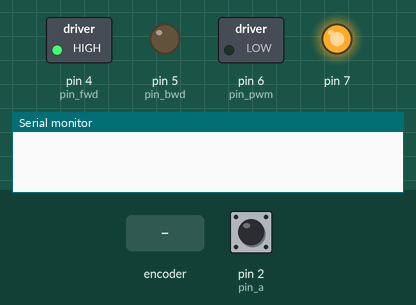
The sketch below on a simulated Arduino Uno, built with avr-gcc and run on an emulated ATmega328P. Parts: switched loads named in the sketch (green lamp = pin HIGH), output pins drawn as LEDs (lit = HIGH), the last lines printed to the serial monitor. The inputs (shaded band) are chosen by the test bench; at power-on: pin 2 (pin_a) HIGH.

Above: at 0.1 s.
At 2.0 s:
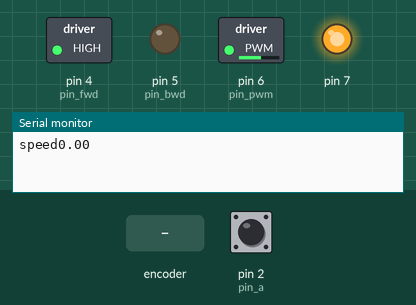
2.1 s: rotary encoder on pin 2 (pin_a) / pin 3 (pin_b) turned 1 step (first pin leading)
At 4.7 s:
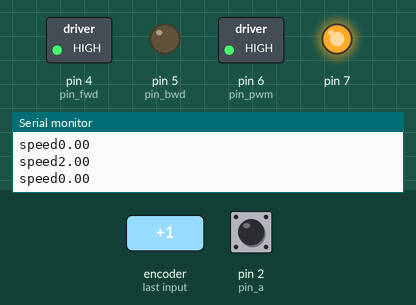
Timing chart, 0 to 6.2 s (numbered marks = the images above; inputs shaded):
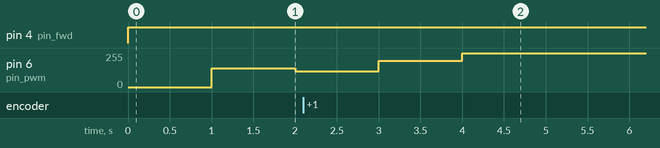

The sketch:

speed_control.ino
```cpp
/*********************************************************************

Code for controlling and maintaining the speed of a motor using PID
control.

Author: Yash Rao
Date: 7/8/17

*********************************************************************/

#define pin_a 2   //for encoder pulse A
#define pin_b 3   //for encoder pulse B
#define pin_fwd 4 //for H-bridge: run motor forward
#define pin_bwd 5 //for H-bridge: run motor backward
#define pin_pwm 6 //for H-bridge: motor speed

int timer1_counter;  //for timer
int encoder = 0, totalPulse=0;
int m_direction = 0;
int set_speed = 100, pwm_pulse = 100;
float pv_speed = 0, e_speed = 0, e_speed_pre = 0, e_speed_sum = 0;
bool motor_start = 1;
float kp = 0.4, ki = 0.8, kd = 1;
String mySt = "n";

void setup() {
  pinMode(pin_a,INPUT_PULLUP);
  pinMode(pin_b,INPUT_PULLUP);
  pinMode(pin_fwd,OUTPUT);
  pinMode(pin_bwd,OUTPUT);
  pinMode(pin_pwm,OUTPUT);
  pinMode(7,OUTPUT);
  attachInterrupt(0, detect_a, RISING);
  digitalWrite(7,HIGH);
  // start serial port at 9600 bps:
  Serial.begin(9600);

  //timer setup
  noInterrupts();           // disable all interrupts
  TCCR1A = 0;
  TCCR1B = 0;
  timer1_counter = 3036;    // preload timer 65536-16MHz/256/2Hz

  TCNT1 = timer1_counter;   // preload timer
  TCCR1B |= (1 << CS12);    // 256 prescaler
  TIMSK1 |= (1 << TOIE1);   // enable timer overflow interrupt
  interrupts();             // enable all interrupts

  while (!Serial) {
    ; // wait for serial port to connect. Needed for native USB port only
  }
}
/********************************************************************/

/***********************Interrupt routine****************************/
void detect_a() {
   encoder+=1;                           //increasing encoder at new pulse
   totalPulse+=1;
   m_direction = 0; //digitalRead(pin_b);    //read direction of motor
   //Serial.println(encoder);
 }

 ISR(TIMER1_OVF_vect)                    // interrupt service routine - tick every 1sec
 {
   TCNT1 = timer1_counter;               // set timer
   pv_speed = 2*encoder;                 //calculate motor speed, unit is rpm
   encoder=0;
   //print out speed
   if (Serial.available() <= 0)
   {
     Serial.print("speed");
     Serial.println(pv_speed);           //Print speed (rpm) value to Visual Studio
   }
   //PID program
   if (motor_start){
     e_speed = set_speed - pv_speed;
     pwm_pulse = e_speed*kp + e_speed_sum*ki + (e_speed - e_speed_pre)*kd;
     e_speed_pre = e_speed;             //save last (previous) error
     e_speed_sum += e_speed;            //sum of error
     if (e_speed_sum >4000) e_speed_sum = 4000;
     if (e_speed_sum <-4000) e_speed_sum = -4000;
   }
   else{
     e_speed = 0;
     e_speed_pre = 0;
     e_speed_sum = 0;
     pwm_pulse = 0;
   }

  //update new speed
   if (pwm_pulse < 255 & pwm_pulse > 0)
   {
     analogWrite(pin_pwm,pwm_pulse);  //set motor speed
   }
   else
   {
     if (pwm_pulse>255)
     {
       analogWrite(pin_pwm,255);
     }
     else
     {
       analogWrite(pin_pwm,0);
     }
   }
}
/********************************************************************/

void loop() {
  while(motor_start){
    digitalWrite(pin_fwd,HIGH);
    digitalWrite(pin_bwd,LOW);
  }

 }
```
